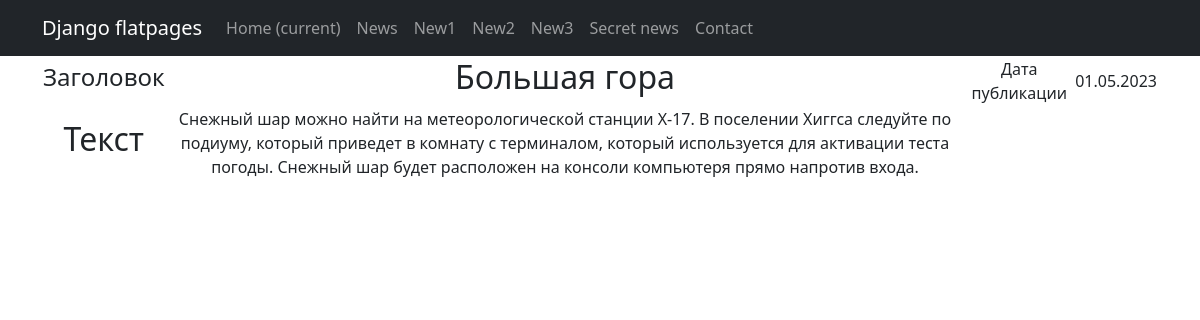
The page /news/3 on the database as committed earlier.
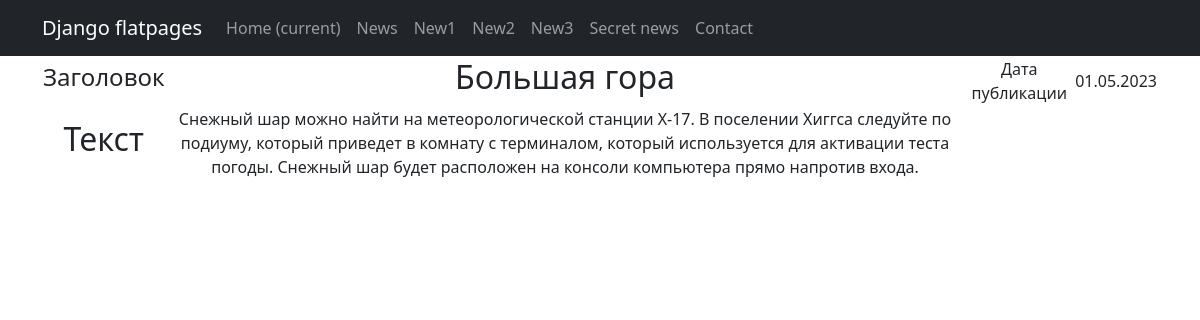
The same page on the database as committed later.
### news_portal/models.py (models this page shows, shortened)
class Post(models.Model):
    author = models.ForeignKey(Author, on_delete=models.CASCADE)
    choise = models.CharField(max_length=2, choices=POSTS, default=article)
    date_time = models.DateTimeField(auto_now_add=True)
    category = models.ManyToManyField(Category, through='PostCategory')
    title = models.CharField(max_length=60)
    text = models.TextField()
    rating = models.IntegerField(default=0)

### news_portal/views.py (the view)
# urls.py: path('<int:pk>', PostDetail.as_view())
class PostDetail(DetailView):
    model = Post
    ordering = '-date_time'
    template_name = 'post_detail.html'
    context_object_name = 'post_detail'
    def get_context_data(self, **kwargs):
        context = super().get_context_data(**kwargs)
        context['time_now'] = datetime.utcnow()
        context['next_post'] = None
        context['length'] = f"Count of news : '{Post.objects.count()}'"
        return context

### templates/post_detail.html (shortened to what this page needs)
{% extends 'flatpages/default.html' %}
{% block content %}
{% if post_detail %}
    <table>
        <tr>
            <td><h4>Заголовок</h4></td>
            <td><h2>{{post_detail.title}}</h2></td>
            <td>Дата публикации</td>
            <td>{{post_detail.date_time|date:'d.m.Y'}}</td>
        <tr>
            <td><h2>Текст</h2></td>
            <td>{{post_detail.text}}</td>
        </tr>
    </table>
{% else %}
<h2>Dosvidania!</h2>
{% endif %}
{% endblock content %}

Rows that differ between the two databases and show on the page:
changed Post "Большая гора": text "…будет расположен на консоли компьютеря прямо напротив входа." → "…будет расположен на консоли компьютера прямо напротив входа."
